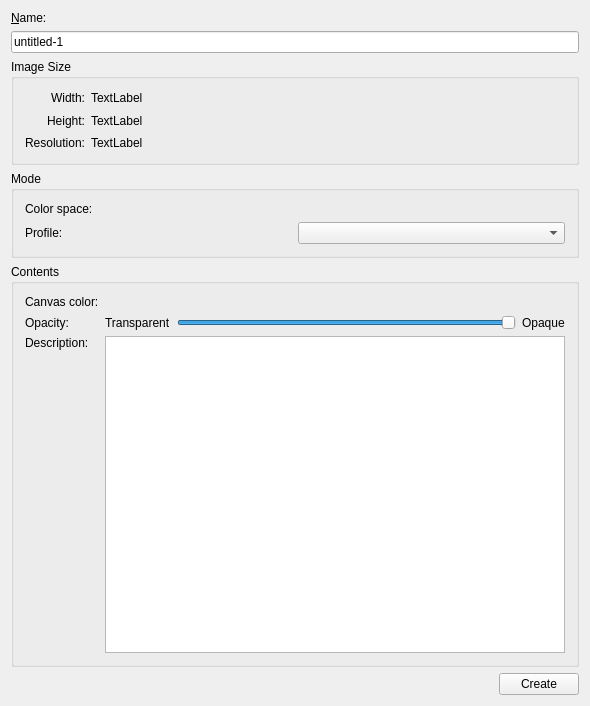
<ui version="4.0" >
 <class>WdgImageProperties</class>
 <widget class="QWidget" name="WdgImageProperties" >
  <property name="geometry" >
   <rect>
    <x>0</x>
    <y>0</y>
    <width>590</width>
    <height>706</height>
   </rect>
  </property>
  <property name="windowTitle" >
   <string>New Image</string>
  </property>
  <layout class="QVBoxLayout" >
   <item>
    <widget class="QLabel" name="lblName" >
     <property name="text" >
      <string>&amp;Name:</string>
     </property>
     <property name="buddy" >
      <cstring>txtName</cstring>
     </property>
    </widget>
   </item>
   <item>
    <widget class="QLineEdit" name="txtName" >
     <property name="text" >
      <string>untitled-1</string>
     </property>
    </widget>
   </item>
   <item>
    <widget class="QGroupBox" name="grpImage" >
     <property name="title" >
      <string>Image Size</string>
     </property>
     <layout class="QHBoxLayout" >
      <item>
       <layout class="QVBoxLayout" >
        <item>
         <widget class="QLabel" name="lblWidth" >
          <property name="text" >
           <string>Width:</string>
          </property>
          <property name="alignment" >
           <set>Qt::AlignRight|Qt::AlignTrailing|Qt::AlignVCenter</set>
          </property>
         </widget>
        </item>
        <item>
         <widget class="QLabel" name="lblHeight" >
          <property name="text" >
           <string>Height:</string>
          </property>
          <property name="alignment" >
           <set>Qt::AlignRight|Qt::AlignTrailing|Qt::AlignVCenter</set>
          </property>
          <property name="buddy" >
           <cstring></cstring>
          </property>
         </widget>
        </item>
        <item>
         <widget class="QLabel" name="lblResolution" >
          <property name="text" >
           <string>Resolution:</string>
          </property>
          <property name="alignment" >
           <set>Qt::AlignRight|Qt::AlignTrailing|Qt::AlignVCenter</set>
          </property>
         </widget>
        </item>
       </layout>
      </item>
      <item>
       <layout class="QVBoxLayout" >
        <item>
         <widget class="QLabel" name="lblWidthValue" >
          <property name="text" >
           <string>TextLabel</string>
          </property>
         </widget>
        </item>
        <item>
         <widget class="QLabel" name="lblHeightValue" >
          <property name="text" >
           <string>TextLabel</string>
          </property>
         </widget>
        </item>
        <item>
         <widget class="QLabel" name="lblResolutionValue" >
          <property name="text" >
           <string>TextLabel</string>
          </property>
         </widget>
        </item>
       </layout>
      </item>
      <item>
       <spacer>
        <property name="orientation" >
         <enum>Qt::Horizontal</enum>
        </property>
        <property name="sizeType" >
         <enum>QSizePolicy::Expanding</enum>
        </property>
        <property name="sizeHint" >
         <size>
          <width>191</width>
          <height>61</height>
         </size>
        </property>
       </spacer>
      </item>
     </layout>
    </widget>
   </item>
   <item>
    <widget class="QGroupBox" name="grpMode" >
     <property name="title" >
      <string>Mode</string>
     </property>
     <layout class="QGridLayout" >
      <property name="leftMargin" >
       <number>11</number>
      </property>
      <property name="topMargin" >
       <number>11</number>
      </property>
      <property name="rightMargin" >
       <number>11</number>
      </property>
      <property name="bottomMargin" >
       <number>11</number>
      </property>
      <property name="horizontalSpacing" >
       <number>6</number>
      </property>
      <property name="verticalSpacing" >
       <number>6</number>
      </property>
      <item row="0" column="0" >
       <widget class="QLabel" name="lblColorSpaces" >
        <property name="text" >
         <string>Color space:</string>
        </property>
        <property name="buddy" >
         <cstring>cmbColorSpaces</cstring>
        </property>
       </widget>
      </item>
      <item row="0" column="1" >
       <widget class="KisCmbIDList" native="1" name="cmbColorSpaces" />
      </item>
      <item row="1" column="1" >
       <widget class="SqueezedComboBox" name="cmbProfile" />
      </item>
      <item row="1" column="0" >
       <widget class="QLabel" name="lblProfiles" >
        <property name="text" >
         <string>Profile:</string>
        </property>
        <property name="buddy" >
         <cstring>cmbProfile</cstring>
        </property>
       </widget>
      </item>
     </layout>
    </widget>
   </item>
   <item>
    <widget class="QGroupBox" name="grpContents" >
     <property name="title" >
      <string>Contents</string>
     </property>
     <layout class="QGridLayout" >
      <property name="leftMargin" >
       <number>11</number>
      </property>
      <property name="topMargin" >
       <number>11</number>
      </property>
      <property name="rightMargin" >
       <number>11</number>
      </property>
      <property name="bottomMargin" >
       <number>11</number>
      </property>
      <property name="horizontalSpacing" >
       <number>6</number>
      </property>
      <property name="verticalSpacing" >
       <number>6</number>
      </property>
      <item row="2" column="1" >
       <widget class="QTextEdit" name="txtDescription" />
      </item>
      <item row="0" column="0" >
       <widget class="QLabel" name="lblColor" >
        <property name="text" >
         <string>Canvas color:</string>
        </property>
        <property name="buddy" >
         <cstring>cmbColor</cstring>
        </property>
       </widget>
      </item>
      <item row="0" column="1" >
       <widget class="KColorCombo" native="1" name="cmbColor" />
      </item>
      <item row="2" column="0" >
       <widget class="QLabel" name="lblDescription" >
        <property name="text" >
         <string>Description:</string>
        </property>
        <property name="alignment" >
         <set>Qt::AlignTop</set>
        </property>
        <property name="buddy" >
         <cstring>txtDescription</cstring>
        </property>
       </widget>
      </item>
      <item row="1" column="0" >
       <widget class="QLabel" name="lblOpacity" >
        <property name="text" >
         <string>Opacity:</string>
        </property>
        <property name="buddy" >
         <cstring>sliderOpacity</cstring>
        </property>
       </widget>
      </item>
      <item row="1" column="1" >
       <widget class="QFrame" name="opacityPanel" >
        <property name="frameShape" >
         <enum>QFrame::NoFrame</enum>
        </property>
        <property name="frameShadow" >
         <enum>QFrame::Plain</enum>
        </property>
        <layout class="QHBoxLayout" >
         <property name="spacing" >
          <number>6</number>
         </property>
         <property name="leftMargin" >
          <number>0</number>
         </property>
         <property name="topMargin" >
          <number>0</number>
         </property>
         <property name="rightMargin" >
          <number>0</number>
         </property>
         <property name="bottomMargin" >
          <number>0</number>
         </property>
         <item>
          <widget class="QLabel" name="textLabel1" >
           <property name="text" >
            <string>Transparent</string>
           </property>
          </widget>
         </item>
         <item>
          <widget class="QSlider" name="sliderOpacity" >
           <property name="toolTip" >
            <string>Opacity of the background color</string>
           </property>
           <property name="whatsThis" >
            <string>Opacity of the background color.</string>
           </property>
           <property name="maximum" >
            <number>100</number>
           </property>
           <property name="pageStep" >
            <number>10</number>
           </property>
           <property name="value" >
            <number>100</number>
           </property>
           <property name="orientation" >
            <enum>Qt::Horizontal</enum>
           </property>
           <property name="tickInterval" >
            <number>20</number>
           </property>
          </widget>
         </item>
         <item>
          <widget class="QLabel" name="textLabel2" >
           <property name="text" >
            <string>Opaque</string>
           </property>
          </widget>
         </item>
        </layout>
       </widget>
      </item>
     </layout>
    </widget>
   </item>
   <item>
    <layout class="QHBoxLayout" >
     <property name="spacing" >
      <number>6</number>
     </property>
     <property name="leftMargin" >
      <number>0</number>
     </property>
     <property name="topMargin" >
      <number>0</number>
     </property>
     <property name="rightMargin" >
      <number>0</number>
     </property>
     <property name="bottomMargin" >
      <number>0</number>
     </property>
     <item>
      <spacer>
       <property name="orientation" >
        <enum>Qt::Horizontal</enum>
       </property>
       <property name="sizeType" >
        <enum>QSizePolicy::Expanding</enum>
       </property>
       <property name="sizeHint" >
        <size>
         <width>480</width>
         <height>21</height>
        </size>
       </property>
      </spacer>
     </item>
     <item>
      <widget class="QPushButton" name="m_createButton" >
       <property name="text" >
        <string>Create</string>
       </property>
      </widget>
     </item>
    </layout>
   </item>
  </layout>
 </widget>
 <layoutdefault spacing="6" margin="11" />
 <customwidgets>
  <customwidget>
   <class>KisCmbIDList</class>
   <extends>QWidget</extends>
   <header>kis_cmb_idlist.h</header>
  </customwidget>
  <customwidget>
   <class>SqueezedComboBox</class>
   <extends>QComboBox</extends>
   <header>squeezedcombobox.h</header>
  </customwidget>
  <customwidget>
   <class>KColorCombo</class>
   <extends>QWidget</extends>
   <header>kcolorcombo.h</header>
   <container>1</container>
  </customwidget>
 </customwidgets>
 <tabstops>
  <tabstop>txtName</tabstop>
  <tabstop>cmbColorSpaces</tabstop>
  <tabstop>cmbProfile</tabstop>
  <tabstop>cmbColor</tabstop>
  <tabstop>sliderOpacity</tabstop>
  <tabstop>txtDescription</tabstop>
 </tabstops>
 <resources/>
 <connections/>
</ui>
